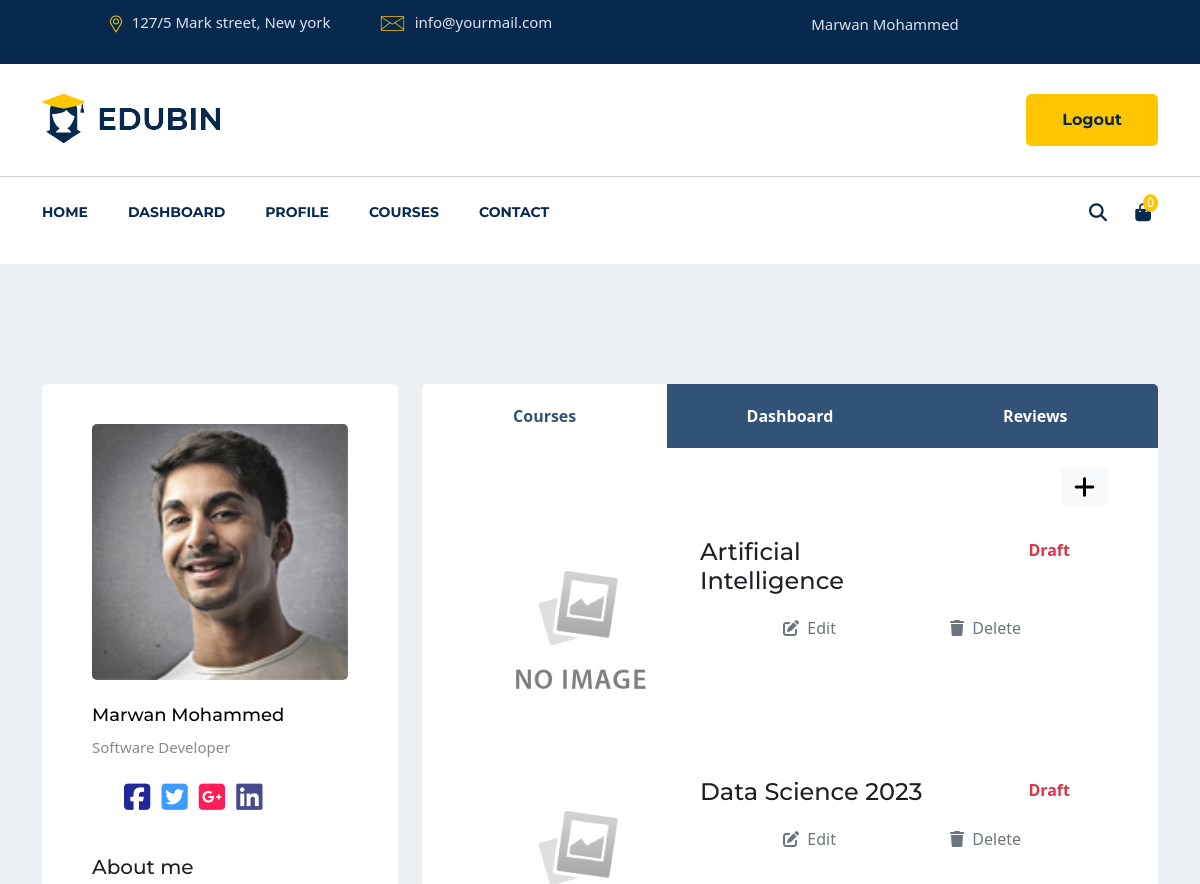
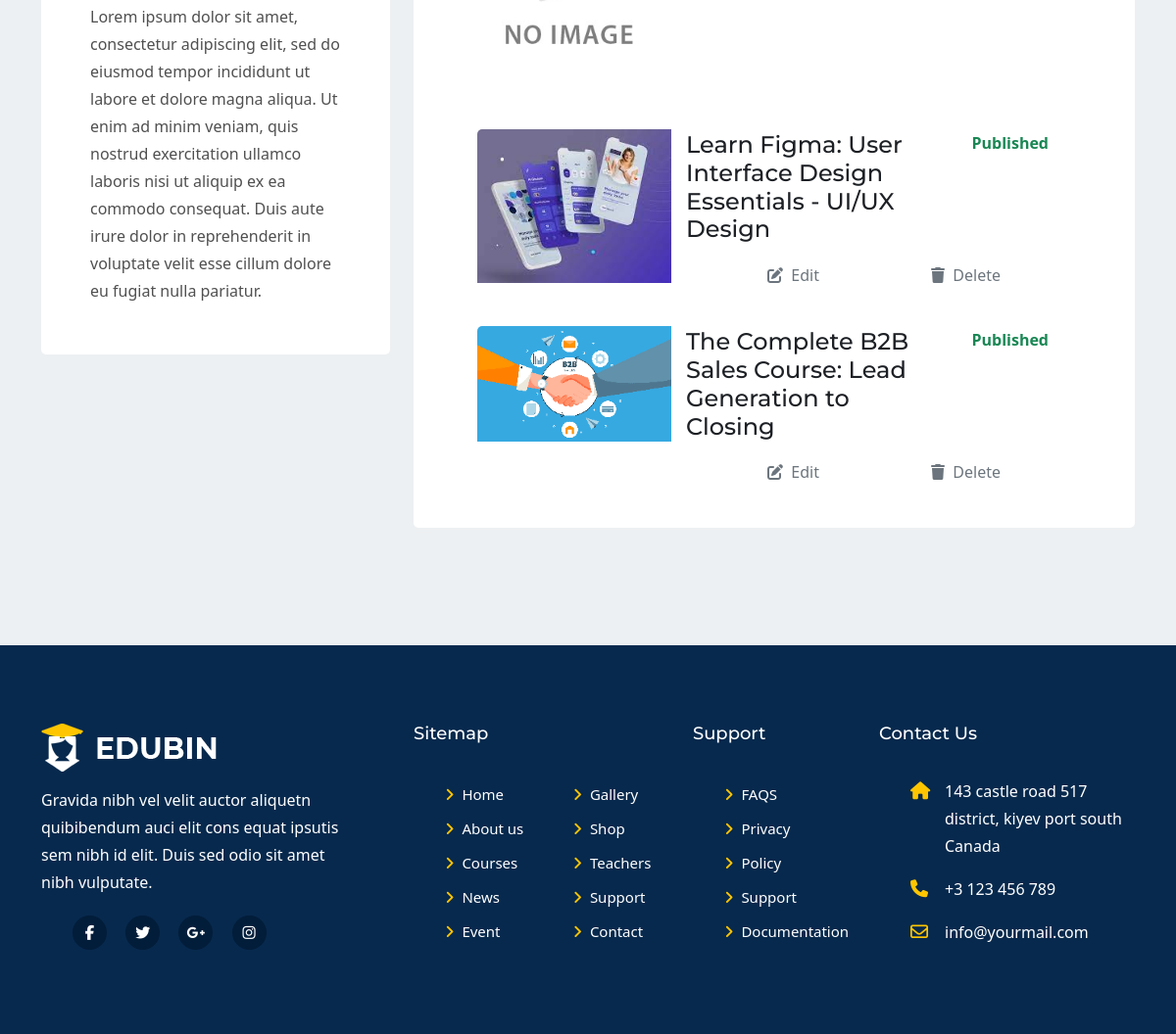
The app's page /instructor/instructor-dashboard/ (signed in), older data (2 pictures, top to bottom).
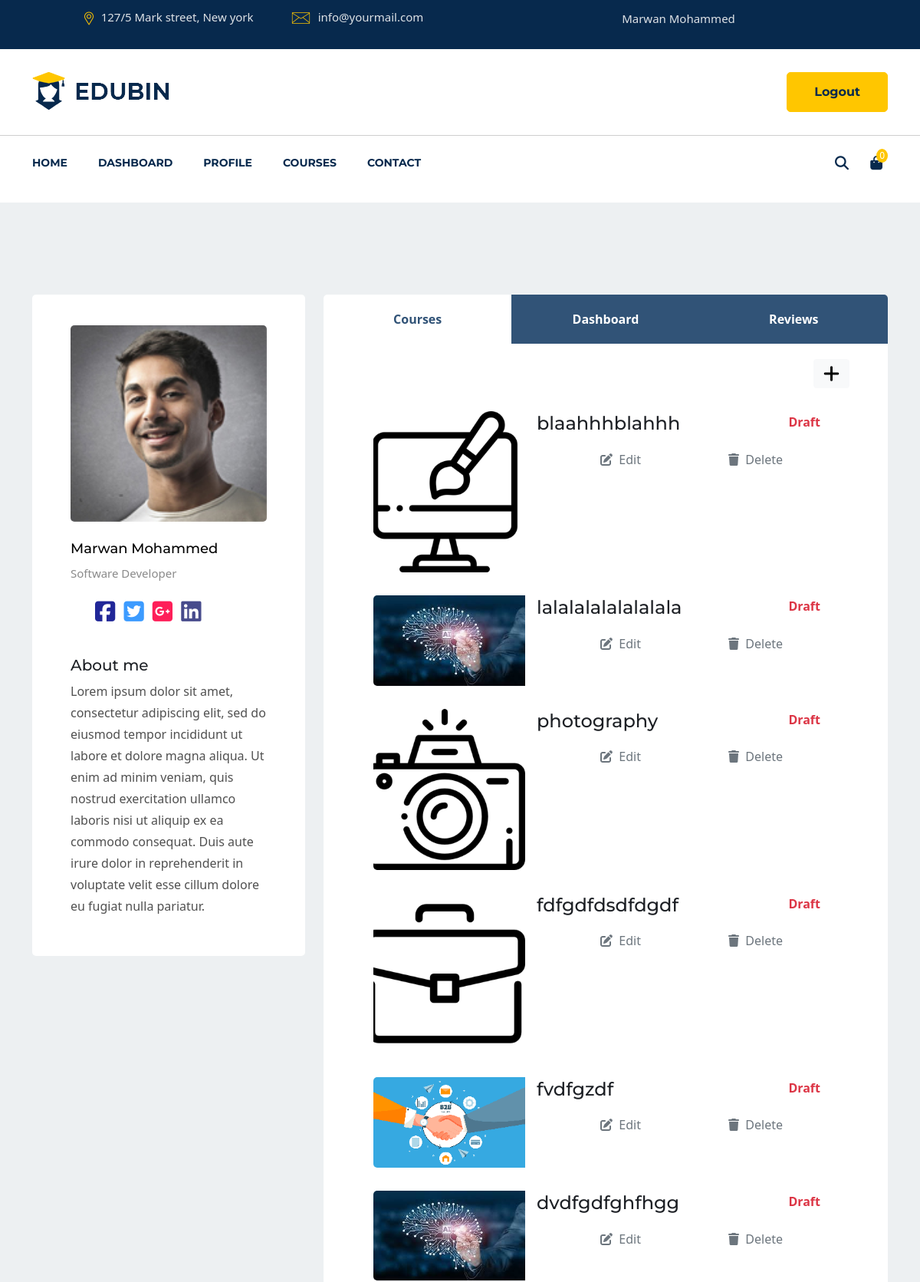
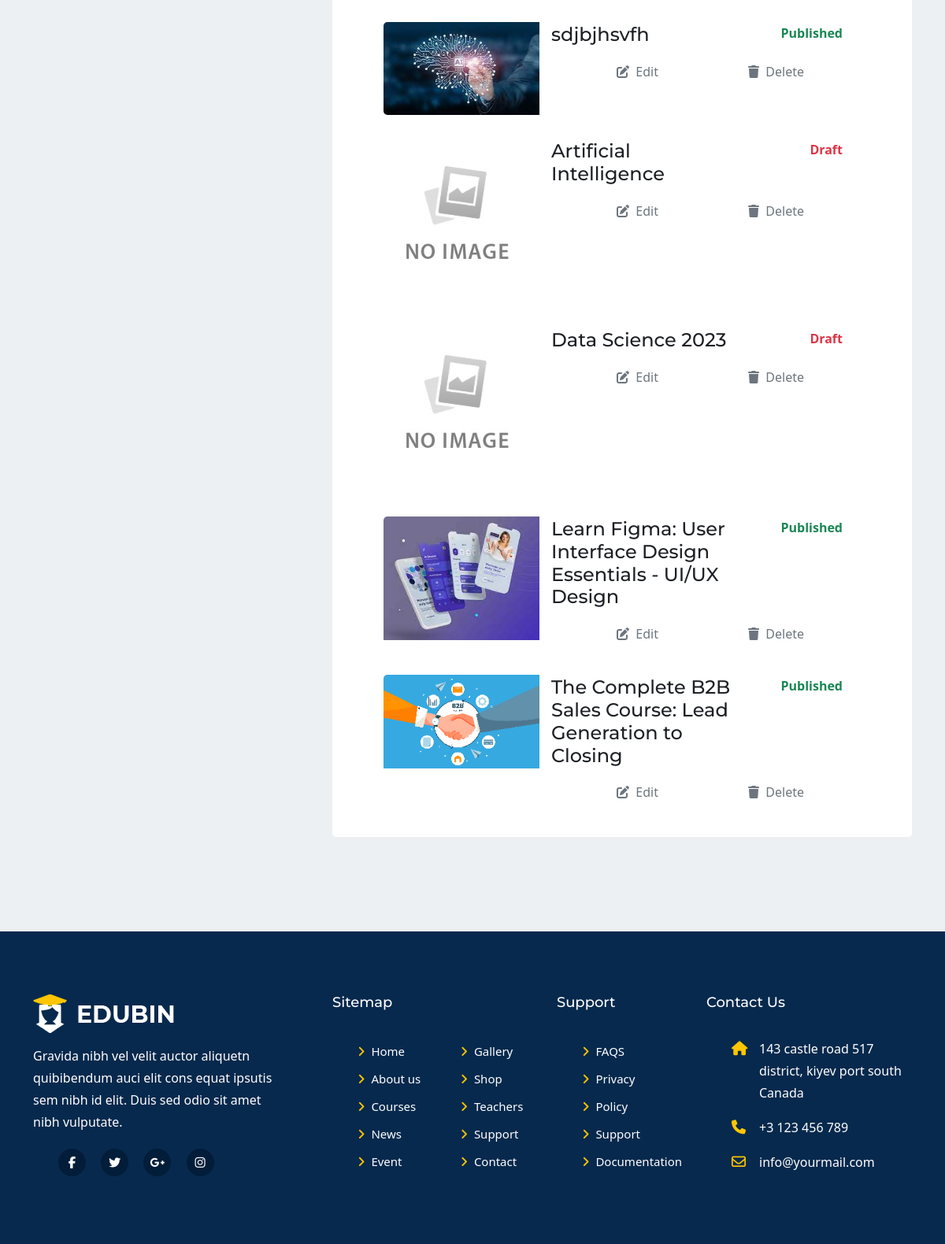
The same page, newer data (2 pictures, top to bottom).
### lms_main/models.py (models this page shows, shortened)
class Course(models.Model):
    STATUS = (
        ('PUBLISH', 'PUBLISH'),
        ('DRAFT', 'DRAFT'),
    )
    title = models.CharField(max_length=300)
    description = models.TextField()
    created_at = models.DateField(auto_now_add=True)
    featured_image = models.ImageField(
        upload_to='course/featured_images/', null=True, blank=True)
    price = models.IntegerField(
        null=True, default=0, blank=True)
    discount = models.IntegerField(null=True, blank=True)
    slug = models.SlugField(unique=True, null=True,
                            blank=True, max_length=300)
    status = models.CharField(choices=STATUS, max_length=100, null=True)
    author = models.ForeignKey(user_model.Instructor, on_delete=models.CASCADE)
    category = models.ForeignKey(
        lms_main_model.Category, on_delete=models.CASCADE)
    level = models.ForeignKey(lms_main_model.Level, on_delete=models.CASCADE)
    @property
    def featured_image_url(self):
        if self.featured_image and hasattr(self.featured_image, 'url'):
            return self.featured_image.url
        else:
            return "/static/images/no_image/No-image-found.jpg"

### lms_main/views.py (the view, shortened to what this page needs)
# urls.py: path('instructor/instructor-dashboard/', lms_main_view.instructor_dashboard,
@login_required
def instructor_dashboard(request):
    print("you are in dashboard")
    user = request.user
    data = {}
    add_course_form = lms_main_forms.AddCourseForm()
    requirement_formset = lms_main_forms.RequirementFormSet()
    what_you_will_learn_formset = lms_main_forms.WhatYouWillLearnFormSet()
    add_lesson_form = lms_main_forms.AddLessonForm()
    video_formset = lms_main_forms.VideoFormSet()
    instructor = user_model.Instructor.objects.filter(instructor_id=user.id).first()
    context = {
        'instructor': instructor,
        'course_form': add_course_form,
        'requirement_formset': requirement_formset,
        'what_you_will_learn_formset': what_you_will_learn_formset,
        'lesson_form': add_lesson_form,
        'video_formset': video_formset,
    }
    return render(request, 'user/instructor/instructor_dashboard.html', context)

### lms_main/models.py (called while the page is built)
    def __str__(self):
        return f"Category {self.name}"

    def __str__(self):
        return f"Level {self.name_of_level}"

### user/models.py (called while the page is built)
    @property
    def full_name(self):
        return f"{self.first_name} {self.last_name}"

    @property
    def profile_image_url(self):
        if self.profile_image and hasattr(self.profile_image, 'url'):
            return self.profile_image.url
        else:
            return "/static/images/profile/user.png"

### user/templates/user/instructor/instructor_dashboard.html (shortened to what the changed rows need)
{% extends 'lms_main/base.html' %}
{% load static %}
{% load crispy_forms_filters %}
{% load crispy_forms_tags %}
{% block main %}
<section id="teachers-singel" class="pt-70 pb-120 gray-bg">
    <div class="container">
        <div class="row justify-content-center">
            <div class="col-lg-8">
                <div class="teachers-right mt-50">
                    <div class="tab-content" id="myTabContent">
                        <div class="tab-pane fade show active" id="courses" role="tabpanel" aria-labelledby="courses-tab">
                            <div class="courses-cont pt-20">
                                {% for course in instructor.course_set.all reversed %}
                                <div class="row">
                                    <div class="col">
                                        <div class="col">
                                            <div class="singel-course mt-30">
                                                <div class="row no-gutters">
                                                    <div class="col-md-4 d-flex justify-content-center">
                                                        <div class="thum ">
                                                            <div class="image">
                                                                <img src="{{ course.featured_image_url }}" alt="Course">
                                                            </div>
                                                        </div>
                                                    </div>
                                                    <div class="col-md-8">
                                                        <div class="row">
                                                            <div class="col-8">
                                                                <div class="shopping-cont">
                                                                    <a href="#" class="text-decoration-none">
                                                                        <h4>{{ course.title }}</h4>
                                                                    </a>
                                                                </div>
                                                            </div>
                                                            <div class="col-3 d-flex justify-content-end">
                                                                <div class="row">
                                                                    <div class="shopping-cont">
                                                                        {% if course.status == 'DRAFT' %}
                                                                        <span>
                                                                            <b class="text-danger">Draft </b>
                                                                        </span>
                                                                        {% else %}
                                                                        <span>
                                                                            <b class="text-success">Published</b>
                                                                        </span>
                                                                        {% endif %}
                                                                    </div>
                                                                </div>
                                                            </div>
                                                        </div>
                                                        <div class="row d-flex align-items-end">
                                                            <div class="col-5 d-flex justify-content-end">
                                                                <div class="shopping-cont">
                                                                    <a href="#" class="text-secondary text-decoration-none" id="" data-course-id="" data-toggle="modal" data-target="#edit-course"><i class="fas fa-edit"></i>&nbsp;&nbsp;Edit</a>
                                                                </div>
                                                            </div>
                                                            <div class="col-5 d-flex justify-content-end">
                                                                <div class="shopping-cont">
                                                                    <a href="#" class="text-secondary text-decoration-none" id="remove" data-course-id=""><i
                                                                            class="fa-solid fa-trash"></i>&nbsp;&nbsp;Delete</a>
                                                                </div>
                                                            </div>
                                                        </div>
                                                    </div>
                                                </div>
                                            </div>
                                        </div>
                                    </div>
                                </div>
                                {% endfor %}
                            </div>
                        </div>
                    </div>
                </div>
            </div>
        </div>
    </div>
</section>
{% endblock %}

Row changes from the older to the newer data that the page shows:
added Course: featured_image_url (picture), title "blaahhhblahhh", status "Draft"
added Course: featured_image_url (picture), title "lalalalalalalalala", status "Draft"
added Course: featured_image_url (picture), title "photography", status "Draft"
added Course: featured_image_url (picture), title "fdfgdfdsdfdgdf", status "Draft"
added Course: featured_image_url (picture), title "fvdfgzdf", status "Draft"
added Course: featured_image_url (picture), title "dvdfgdfghfhgg", status "Draft"
added Course: featured_image_url (picture), title "sdjbjhsvfh", status "Published"
